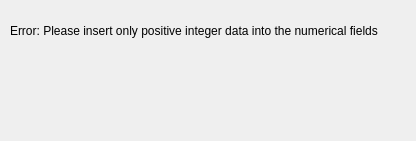
<?xml version="1.0" encoding="UTF-8"?>
<ui version="4.0">
 <class>Form</class>
 <widget class="QWidget" name="Form">
  <property name="geometry">
   <rect>
    <x>0</x>
    <y>0</y>
    <width>416</width>
    <height>141</height>
   </rect>
  </property>
  <property name="windowTitle">
   <string>Form</string>
  </property>
  <widget class="QLabel" name="label">
   <property name="geometry">
    <rect>
     <x>10</x>
     <y>20</y>
     <width>401</width>
     <height>21</height>
    </rect>
   </property>
   <property name="text">
    <string>Error: Please insert only positive integer data into the numerical fields </string>
   </property>
  </widget>
 </widget>
 <resources/>
 <connections/>
</ui>
